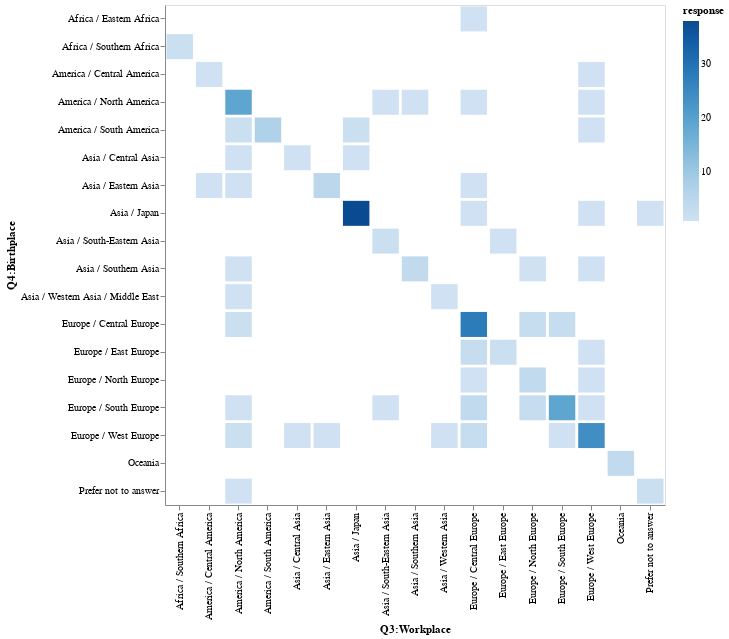

Notebook cell for this chart:
### Code cell
alt.Chart(data_q3).mark_bar().encode(
    alt.X("q3").title("Q3:Workplace"),
    alt.Y("q4").title("Q4:Birthplace"),
    alt.Color("response"),
).properties(
    width=500,
    height=500,
)

### Figure 1 — Vega-Lite specification as saved in the notebook (floating-point values rounded to 4 significant figures)
{"config": {"view": {"continuousWidth": 300, "continuousHeight": 300}}, "data": {"name": "data-7ea9870a2ea66ef563879b4a191634df"}, "mark": {"type": "bar"}, "encoding": {"color": {"field": "response", "type": "quantitative"}, "x": {"field": "q3", "title": "Q3:Workplace", "type": "nominal"}, "y": {"field": "q4", "title": "Q4:Birthplace", "type": "nominal"}}, "height": 500, "width": 500, "$schema": "https://vega.github.io/schema/vega-lite/v5.8.0.json", "datasets": {"data-7ea9870a2ea66ef563879b4a191634df": [{"q3": "Africa / Southern Africa", "q4": "Africa / Southern Africa", "response": 2}, {"q3": "America / Central America", "q4": "America / Central America", "response": 1}, {"q3": "America / Central America", "q4": "Asia / Eastern Asia", "response": 1}, {"q3": "America / North America", "q4": "America / North America", "response": 19}, {"q3": "America / North America", "q4": "America / South America", "response": 2}, {"q3": "America / North America", "q4": "Asia / Central Asia", "response": 1}, {"q3": "America / North America", "q4": "Asia / Eastern Asia", "response": 1}, {"q3": "America / North America", "q4": "Asia / Southern Asia", "response": 1}, {"q3": "America / North America", "q4": "Asia / Western Asia / Middle East", "response": 1}, {"q3": "America / North America", "q4": "Europe / Central Europe", "response": 2}, {"q3": "America / North America", "q4": "Europe / South Europe", "response": 1}, {"q3": "America / North America", "q4": "Europe / West Europe", "response": 2}, {"q3": "America / North America", "q4": "Prefer not to answer", "response": 1}, {"q3": "America / South America", "q4": "America / South America", "response": 7}, {"q3": "Asia / Central Asia", "q4": "Europe / West Europe", "response": 1}, {"q3": "Asia / Central Asia", "q4": "Asia / Central Asia", "response": 1}, {"q3": "Asia / Eastern Asia", "q4": "Asia / Eastern Asia", "response": 5}, {"q3": "Asia / Eastern Asia", "q4": "Europe / West Europe", "response": 1}, {"q3": "Asia / Japan", "q4": "America / South America", "response": 2}, {"q3": "Asia / Japan", "q4": "Asia / Central Asia", "response": 1}, {"q3": "Asia / Japan", "q4": "Asia / Japan", "response": 38}, {"q3": "Asia / South-Eastern Asia", "q4": "Europe / South Europe", "response": 1}, {"q3": "Asia / South-Eastern Asia", "q4": "America / North America", "response": 1}, {"q3": "Asia / South-Eastern Asia", "q4": "Asia / South-Eastern Asia", "response": 2}, {"q3": "Asia / Southern Asia", "q4": "America / North America", "response": 1}, {"q3": "Asia / Southern Asia", "q4": "Asia / Southern Asia", "response": 4}, {"q3": "Asia / Western Asia", "q4": "Asia / Western Asia / Middle East", "response": 1}, {"q3": "Asia / Western Asia", "q4": "Europe / West Europe", "response": 1}, {"q3": "Europe / Central Europe", "q4": "Europe / South Europe", "response": 4}, {"q3": "Europe / Central Europe", "q4": "Europe / North Europe", "response": 1}, {"q3": "Europe / Central Europe", "q4": "Europe / West Europe", "response": 3}, {"q3": "Europe / Central Europe", "q4": "Europe / East Europe", "response": 3}, {"q3": "Europe / Central Europe", "q4": "Africa / Eastern Africa", "response": 1}, {"q3": "Europe / Central Europe", "q4": "Asia / Japan", "response": 1}, {"q3": "Europe / Central Europe", "q4": "Asia / Eastern Asia", "response": 1}, {"q3": "Europe / Central Europe", "q4": "America / North America", "response": 1}, {"q3": "Europe / Central Europe", "q4": "Europe / Central Europe", "response": 28}, {"q3": "Europe / East Europe", "q4": "Asia / South-Eastern Asia", "response": 1}, {"q3": "Europe / East Europe", "q4": "Europe / East Europe", "response": 2}, {"q3": "Europe / North Europe", "q4": "Asia / Southern Asia", "response": 1}, {"q3": "Europe / North Europe", "q4": "Europe / Central Europe", "response": 3}, {"q3": "Europe / North Europe", "q4": "Europe / North Europe", "response": 4}, {"q3": "Europe / North Europe", "q4": "Europe / South Europe", "response": 3}, {"q3": "Europe / South Europe", "q4": "Europe / South Europe", "response": 19}, {"q3": "Europe / South Europe", "q4": "Europe / West Europe", "response": 1}, {"q3": "Europe / South Europe", "q4": "Europe / Central Europe", "response": 3}, {"q3": "Europe / West Europe", "q4": "America / Central America", "response": 1}, {"q3": "Europe / West Europe", "q4": "America / North America", "response": 1}, {"q3": "Europe / West Europe", "q4": "America / South America", "response": 1}, {"q3": "Europe / West Europe", "q4": "Asia / Japan", "response": 1}, {"q3": "Europe / West Europe", "q4": "Asia / Southern Asia", "response": 1}, {"q3": "Europe / West Europe", "q4": "Europe / East Europe", "response": 1}, {"q3": "Europe / West Europe", "q4": "Europe / North Europe", "response": 1}, {"q3": "Europe / West Europe", "q4": "Europe / South Europe", "response": 1}, {"q3": "Europe / West Europe", "q4": "Europe / West Europe", "response": 24}, {"q3": "Oceania", "q4": "Oceania", "response": 4}, {"q3": "Prefer not to answer", "q4": "Asia / Japan", "response": 1}, {"q3": "Prefer not to answer", "q4": "Prefer not to answer", "response": 2}]}}
